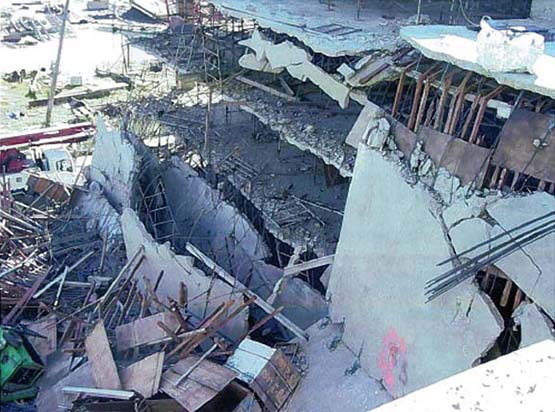
#> input picture assets/samples/building_crack_collapse.jpg, 555 x 412 px
$ python -i vision_parser.py   (imports and definitions only)
#> lines starting #> are read from the running program, lines starting #| are printed output that depends on the picture
# -*- coding: utf-8 -*-
"""
Moondream2 상황 파싱.

이 PC에 Ollama가 있으므로 transformers HF 대신 Ollama로 로드한다.
모델: `ollama pull moondream`  (Moondream2)
"""

from __future__ import annotations

import io
import re
import time
from pathlib import Path
from typing import Union

from PIL import Image

from src.config import VISION_BACKEND, VISION_MODEL, VISION_PROMPT


def _to_pil(image: Union[str, Path, Image.Image]) -> Image.Image:
    if isinstance(image, Image.Image):
        return image.convert("RGB")
    return Image.open(image).convert("RGB")


# [4 lines left out: function _pil_to_jpeg_bytes, not called in this run]


# moondream이 영어로 내거나 같은 단어를 반복할 때 검색 쿼리용으로 줄인다.
_EN_KO = {
    "fire": "화재",
    "flood": "침수",
    "flooding": "침수",
    "water": "물",
    "smoke": "연기",
    "landslide": "산사태",
    "mudslide": "산사태",
    "earthquake": "지진",
    "collapse": "붕괴",
    "crack": "균열",
    "indoor": "실내",
    "outdoor": "실외",
    "road": "도로",
    "street": "도로",
    "city": "도시",
    "urban": "도시",
    "urban area": "도시",
    "forest": "산림",
    "basement": "지하",
    "underground": "지하",
    "parking": "주차장",
    "vehicle": "차량",
    "vehicles": "차량",
    "unknown": "미상",
    "natural disaster": "자연재난",
    "south america": "산지",
    "north america": "산지",
}

_LABEL_PREFIX = re.compile(
    r"^(?:\d+[\.\)\:]\s*)?(?:"
    r"disaster\s*type|location(?:\s*/\s*environment)?|environment|"
    r"immediate\s*hazard\s*elements?|"
    r"재난\s*유형|재난유형|장소|위험\s*요소|위험요소"
    r")\s*[:：\-]\s*",
    re.I,
)


# [118 lines left out: functions _collapse_repeats, _to_korean_phrase, _first_field, parse_tag_text, _ensure_ollama_model, not called in this run]


def parse(image: Union[str, Path, Image.Image]) -> dict:
    """이미지 → {disaster_type, location, hazards, raw_text, elapsed_sec}."""
    pil = _to_pil(image)
    t0 = time.perf_counter()
    raw_text = ""

    if VISION_BACKEND != "ollama":
        raise RuntimeError("현재 구현은 VISION_BACKEND=ollama 만 지원한다.")

    import ollama

    _ensure_ollama_model()
    # 너무 큰 사진은 루프·지연을 키우므로 긴 변을 줄인다.
    work = pil.copy()
    work.thumbnail((768, 768))
    jpeg = _pil_to_jpeg_bytes(work)
    resp = ollama.chat(
        model=VISION_MODEL,
        messages=[
            {
                "role": "user",
                "content": VISION_PROMPT,
                "images": [jpeg],
            }
        ],
        options={"temperature": 0, "num_predict": 96},
    )
    if isinstance(resp, dict):
        raw_text = ((resp.get("message") or {}).get("content")) or ""
    else:
        msg = getattr(resp, "message", None)
        raw_text = getattr(msg, "content", None) or ""

    elapsed = time.perf_counter() - t0
    disaster_type, location, hazards = parse_tag_text(raw_text)
    return {
        "disaster_type": disaster_type,
        "location": location,
        "hazards": hazards,
        "raw_text": _collapse_repeats(raw_text.strip())[:500],
        "elapsed_sec": round(elapsed, 2),
    }


# [20 lines left out: function tags_to_query, not called in this run]


# [16 lines not run here, left out]

>>> import cv2
>>> picture = cv2.imread('../assets/samples/building_crack_collapse.jpg', cv2.IMREAD_GRAYSCALE)
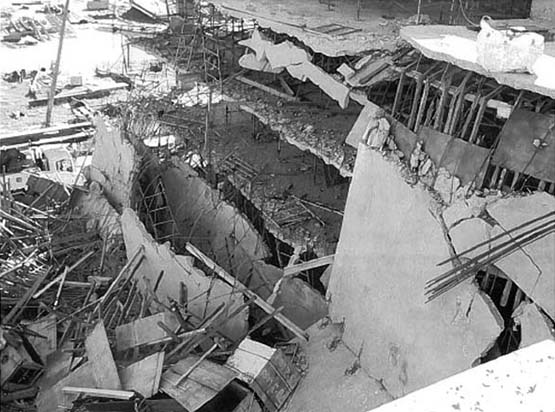
#> picture: shape (412, 555); min 0, max 255, mean 133.5
#> (the run stopped early here; a loop or call above may not have finished)

$ run again, on assets/samples/landslide_road.jpg
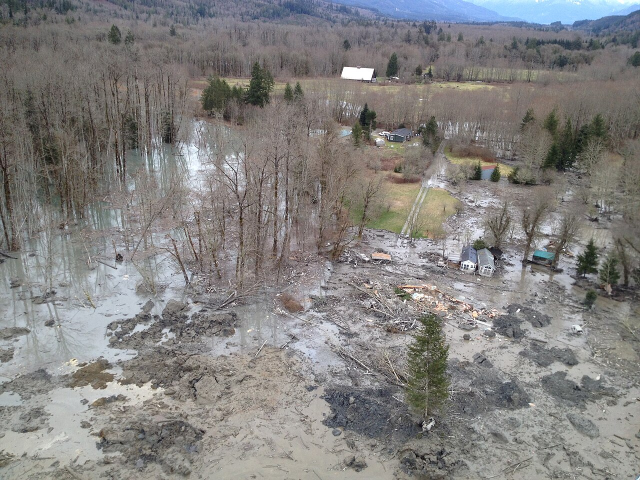
#> input picture assets/samples/landslide_road.jpg, 1280 x 960 px (shown at 1/2 size)
#> `picture = cv2.imread('../assets/samples/building_crack_collapse.jpg', ..`:
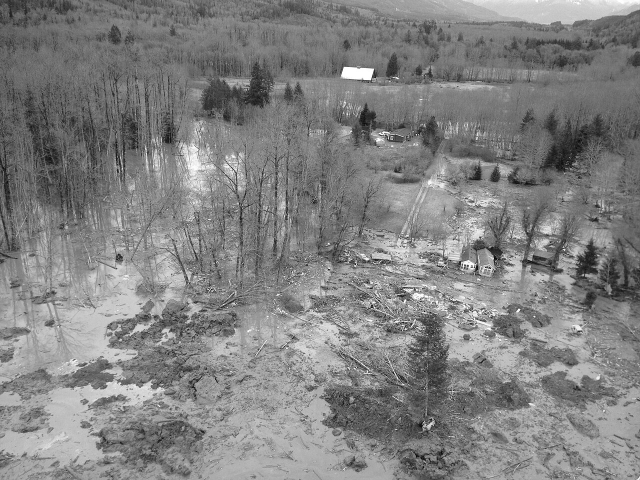
#> picture: shape (960, 1280) (shown at 1/2 size); min 0, max 255, mean 129.7

$ run again, on assets/samples/road_flood_vehicles.jpg
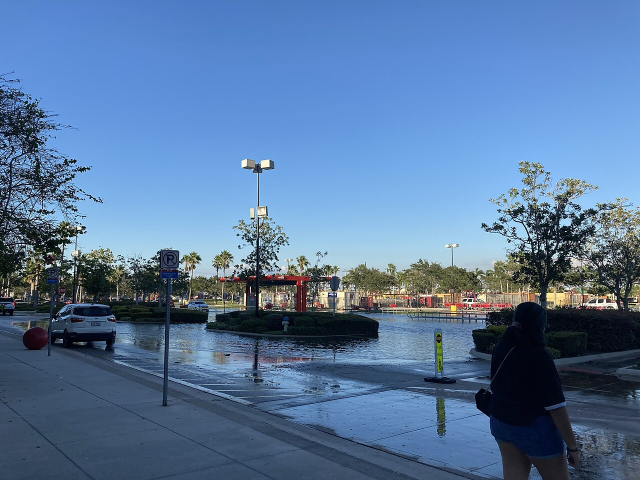
#> input picture assets/samples/road_flood_vehicles.jpg, 1280 x 960 px (shown at 1/2 size)
#> `picture = cv2.imread('../assets/samples/building_crack_collapse.jpg', ..`:
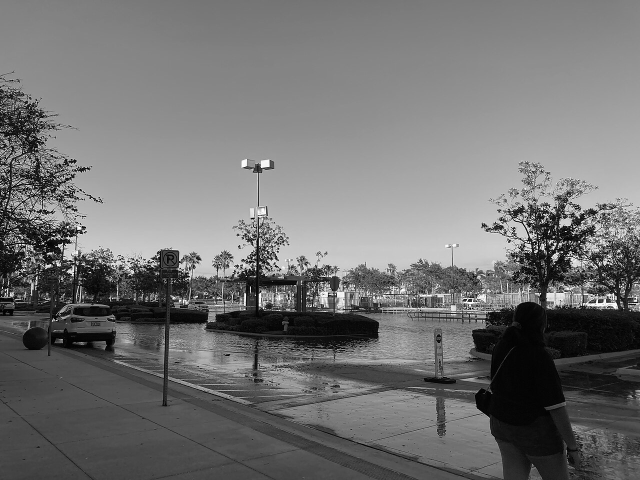
#> picture: shape (960, 1280) (shown at 1/2 size); min 0, max 255, mean 114.3

$ run again, on assets/samples/underground_flood_basement.jpg
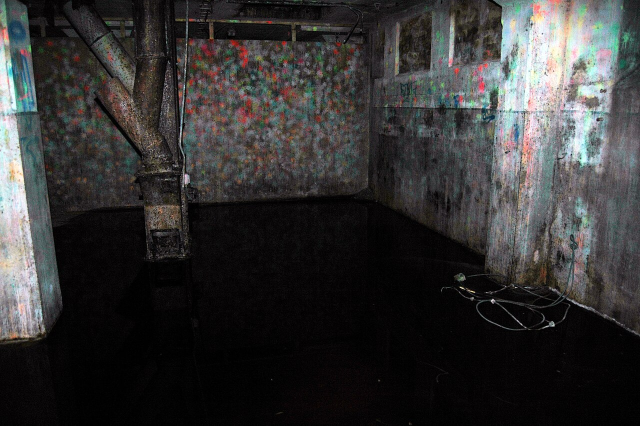
#> input picture assets/samples/underground_flood_basement.jpg, 1280 x 851 px (shown at 1/2 size)
#> `picture = cv2.imread('../assets/samples/building_crack_collapse.jpg', ..`:
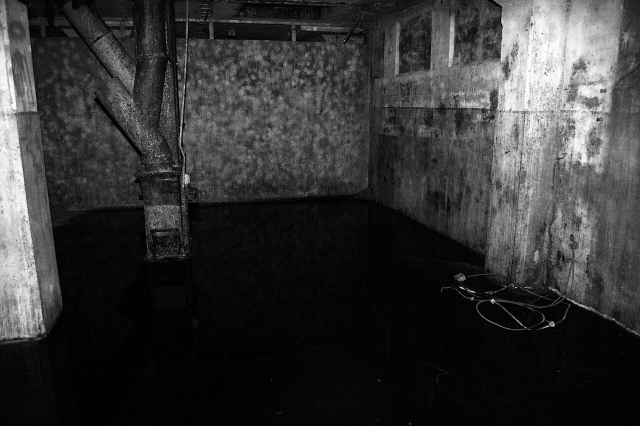
#> picture: shape (851, 1280) (shown at 1/2 size); min 0, max 255, mean 52.2
